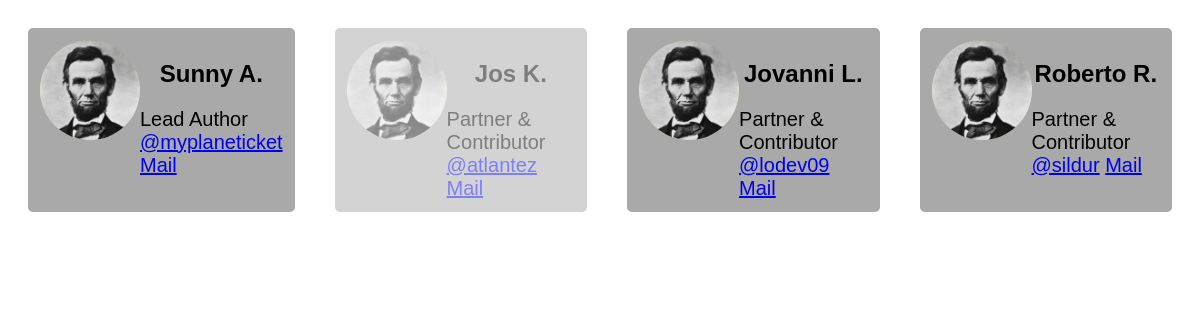
Screenshot of /task7.php with the database file from the repository.
### tables this page shows
CREATE TABLE `people` (
  `id` int(11) NOT NULL,
  `status` varchar(255) NOT NULL,
  `name` varchar(255) NOT NULL,
  `job_title` varchar(255) NOT NULL,
  `twitter_link_href` varchar(255) NOT NULL,
  `twitter_link_text` varchar(255) NOT NULL,
  `email_link_title` varchar(255) NOT NULL,
  `email_link_text` varchar(255) NOT NULL,
  `image_alt` varchar(255) NOT NULL,
  `image` varchar(255) NOT NULL
);

### task7.php (the view, shortened to what this page needs)
<?php
$pdo = new PDO("mysql:host=localhost;dbname=mini-course", "root", "");
$sql = "SELECT * FROM people";
$statement = $pdo -> prepare($sql);
$statement -> execute();
$people = $statement -> fetchAll(PDO::FETCH_ASSOC);
?>
<!DOCTYPE html>
<html lang="en">
<head>
    <link rel="stylesheet" href="style/style.css">
</head>
<body>
    <main class="main">
        <div class="content">
            <div class="flex">
            <?php
                foreach ($people as $person):?>
                    <div class="person <?php echo $person['status'] == 'banned'? 'banned' : '' ;?>">
                        <img src="<?=$person['image']?>" alt="<?=$person['image_alt']?>" class="photo">
                        <div>
                            <h2 class="person_name"><?=$person['name']?></h2>
                            <span class="job_title"><?=$person['job_title']?></span>
                            <div class="contacts">
                                <span><a href="<?=$person['twitter_link_href']?>"><?=$person['twitter_link_text']?></a></span>
                                <span><a href="<?=$person['email_link_text']?>"><?=$person['email_link_title']?></a></span>
                            </div>
                        </div>
                    </div>
            <?php endforeach; ?>
            </div>
        </div>
    </main>
</body>
</html>

### style/style.css (style rules this page uses)
* { box-sizing: border-box; }
body { font-family: sans-serif; font-size: 20px; }
img { object-fit: cover; object-position: center; width: 100%; height: auto; }
.flex { display: flex; }
.person { width: 400px; background-color: darkgrey; margin: 20px; padding: 12px; border-radius: 5px; display: flex; }
.photo { width: 100px; height: 100px; background-color: darkkhaki; border-radius: 50%; }
.person_name { text-align: center; font-size: 24px; }
.banned { opacity: 0.5; }

### rows the page displays
people: image (placeholder picture), name "Sunny A.", job_title "Lead Author", twitter_link_text "@myplaneticket", email_link_title "Mail"
people: image (placeholder picture), name "Jos K.", job_title "Partner & Contributor", twitter_link_text "@atlantez", email_link_title "Mail"
people: image (placeholder picture), name "Jovanni L.", job_title "Partner & Contributor", twitter_link_text "@lodev09", email_link_title "Mail"
people: image (placeholder picture), name "Roberto R.", job_title "Partner & Contributor", twitter_link_text "@sildur", email_link_title "Mail"
